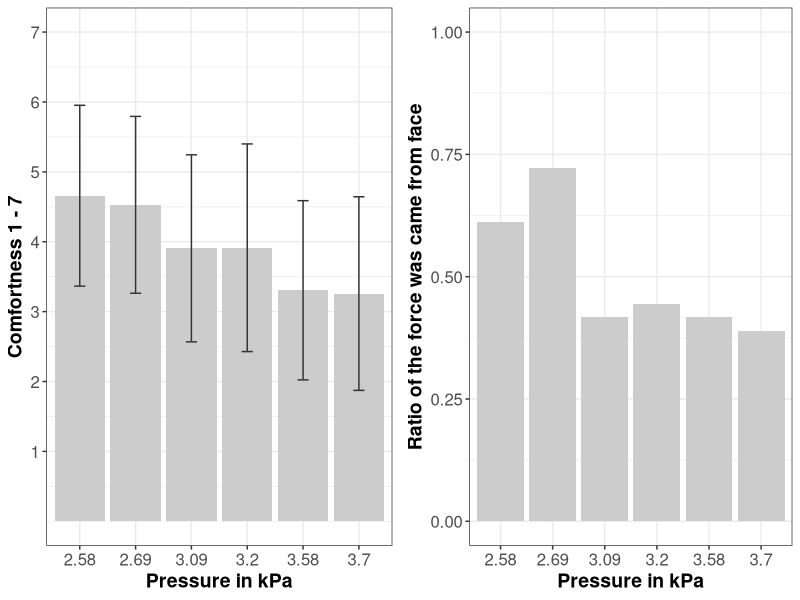

Write R code to recreate this figure.
# comfortness

setwd("~/Documents/_NILab_CrazyMotor/FacePush/DC MOTOR/Document/Other/")
dir()
dta <- read.table("./comfortness-pilot.csv", sep = ',', header = TRUE)


library(dplyr)
dta$pressure <- as.factor(dta$pressure)
table(dta$pressure)
dta_barplot <- dta %>% group_by(pressure) %>% 
  summarise(m_comfort = mean(comfortness),
            std_comfort = sd(comfortness),
            m_face = mean(from_face),
            std_face = sd(from_face))

# note, change x labels (6 forces), y label?
library(ggplot2)
comfort <- ggplot(dta_barplot, aes(x = pressure, y = m_comfort)) +
  geom_bar(stat = "identity", fill = "gray80") +
  geom_errorbar(aes(ymin = m_comfort - std_comfort,
                    ymax = m_comfort + std_comfort),
                width = .2, color = "gray20") +
  theme_bw() +
  labs(x = "Pressure in kPa", y = "Comfortness 1 - 7") +
  scale_y_continuous(limits = c(0, 7), breaks = seq(1, 7, 1)) +
  theme(axis.text=element_text(size=12), 
        axis.title=element_text(size=14,face="bold"))

face <- ggplot(dta_barplot, aes(x = pressure, y = m_face)) +
  geom_bar(stat = "identity", fill = "gray80") +
  theme_bw() +
  labs(x = "Pressure in kPa", y = "Ratio of the force was came from face") +
  scale_y_continuous(limits = c(0, 1), breaks = seq(0, 1, 0.25)) +
  theme(axis.text=element_text(size=12), 
        axis.title=element_text(size=14,face="bold"))

library(gridExtra)
grid.arrange(comfort, face, nrow = 1)
 
